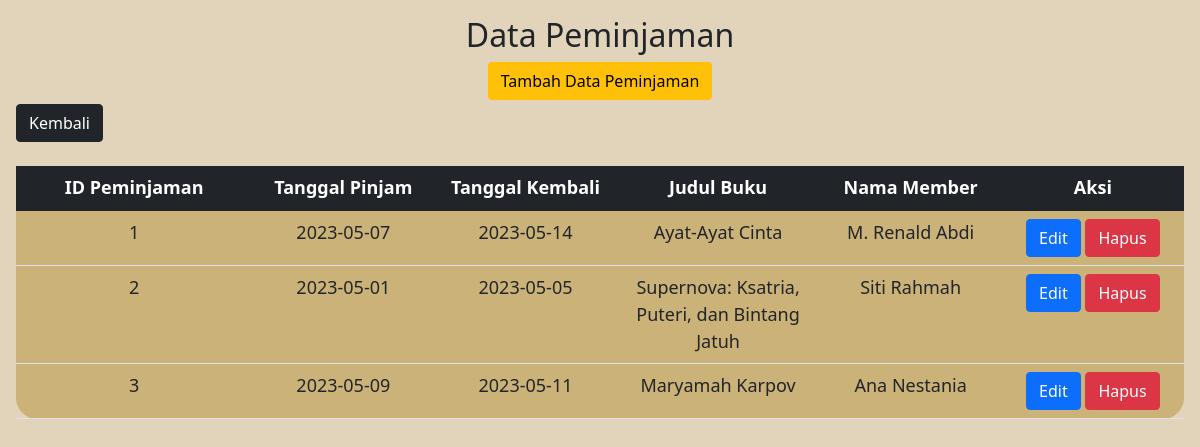
The app's page /Peminjaman.php with its own data.
### tables this page shows
CREATE TABLE `peminjaman` (
  `id_peminjaman` int(11) NOT NULL,
  `tgl_pinjam` date NOT NULL,
  `tgl_kembali` date NOT NULL,
  `id_buku` int(11) NOT NULL,
  `id_member` int(11) NOT NULL
);

CREATE TABLE `buku` (
  `id_buku` int(11) NOT NULL,
  `judul_buku` varchar(500) NOT NULL,
  `penulis` varchar(500) NOT NULL,
  `penerbit` varchar(250) NOT NULL,
  `tahun_terbit` int(11) NOT NULL
);

CREATE TABLE `member` (
  `id_member` int(11) NOT NULL,
  `nama_member` varchar(250) NOT NULL,
  `nomor_member` varchar(15) NOT NULL,
  `alamat` text NOT NULL,
  `tgl_mendaftar` date NOT NULL,
  `tgl_terakhir_bayar` date NOT NULL
);

### Peminjaman.php (the view, shortened to what this page needs)
<?php
require "Koneksi.php";
require 'Model.php';
$result = getPeminjaman($conn);
$dataMember = getMember($conn);
$dataBuku = getBuku($conn);
?>
<!DOCTYPE html>
<html lang="en">
<head>
    <link href="https://cdn.jsdelivr.net/npm/bootstrap@5.1.3/dist/css/bootstrap.min.css" rel="stylesheet"
>
</head>
<body class="p-3" style="background-color: #E1D4BB;">
    <h2>
        <center>Data Peminjaman</center>
    </h2>
    <center><a href="FormPeminjaman.php"><button class="btn btn-warning mb-1">Tambah Data Peminjaman</button></a>
    </center>
    <a href="index.php"><button class="btn btn-dark mb-4">Kembali</button></a>
    <table class="table">
        <thead class="table-dark">
            <tr>
                <th class="text-center">ID Peminjaman</th>
                <th class="text-center">Tanggal Pinjam</th>
                <th class="text-center">Tanggal Kembali</th>
                <th class="text-center">Judul Buku</th>
                <th class="text-center">Nama Member</th>
                <th class="text-center">Aksi</th>
            </tr>
        </thead>
        <?php
        foreach ($result as $hasil) {
            echo "<tr>";
            echo "<td>" . $hasil["id_peminjaman"] . "</td>";
            echo "<td>" . $hasil["tgl_pinjam"] . "</td>";
            echo "<td>" . $hasil["tgl_kembali"] . "</td>";
            foreach ($dataBuku as $temp) {
                if ($hasil['id_buku'] == $temp['id_buku']) {
                    echo "<td>" . $temp['judul_buku'] . "</td>";
                }
            }
            foreach ($dataMember as $temp) {
                if ($hasil['id_member'] == $temp['id_member']) {
                    echo "<td>" . $temp['nama_member'] . "</td>";
                }
            }
            echo "<td>";
            echo "<a class='btn btn-primary' href='FormPeminjaman.php?id_peminjaman=" . $hasil['id_peminjaman'] . "'>Edit</a>";
            echo "<a class='btn btn-danger' href='Peminjaman.php?id_peminjaman=" . $hasil['id_peminjaman'] . "' onclick=\"return confirm('Yakin Ingin Dihapus?')\">Hapus</a>";
            echo "</td>";
            echo "</tr>";
        }
        ?>
    </table>
</body>
</html>

### Peminjaman.php (style rules this page uses)
table, tr, td { border-collapse: collapse; border-radius: 21px; padding: 40px 60px; font-size: 18px; }
table { width: max-content; border-radius: 21px; background: #CBB279; color: black; }
td { width: 100px; height: 10px; text-align: center; }
button { display: inline-block; border-radius: 10px; border: 1px solid #03045e; position: relative; overflow: hidden; transition: all 0.5s ease-in; z-index: 1; }
button::before, button::after { content: ''; position: absolute; top: 0; width: 0; height: 100%; transform: skew(15deg); transition: all 0.5s; overflow: hidden; z-index: -1; }
button::before { left: -10px; background: #537188; }
button::after { right: -10px; background: #537188; }

### records on screen
peminjaman: id_peminjaman "1", tgl_pinjam "2023-05-07", tgl_kembali "2023-05-14"
buku: judul_buku "Ayat-Ayat Cinta"
member: nama_member "M. Renald Abdi"
peminjaman: id_peminjaman "2", tgl_pinjam "2023-05-01", tgl_kembali "2023-05-05"
buku: judul_buku "Supernova: Ksatria, Puteri, dan Bintang Jatuh"
member: nama_member "Siti Rahmah"
peminjaman: id_peminjaman "3", tgl_pinjam "2023-05-09", tgl_kembali "2023-05-11"
buku: judul_buku "Maryamah Karpov"
member: nama_member "Ana Nestania"
